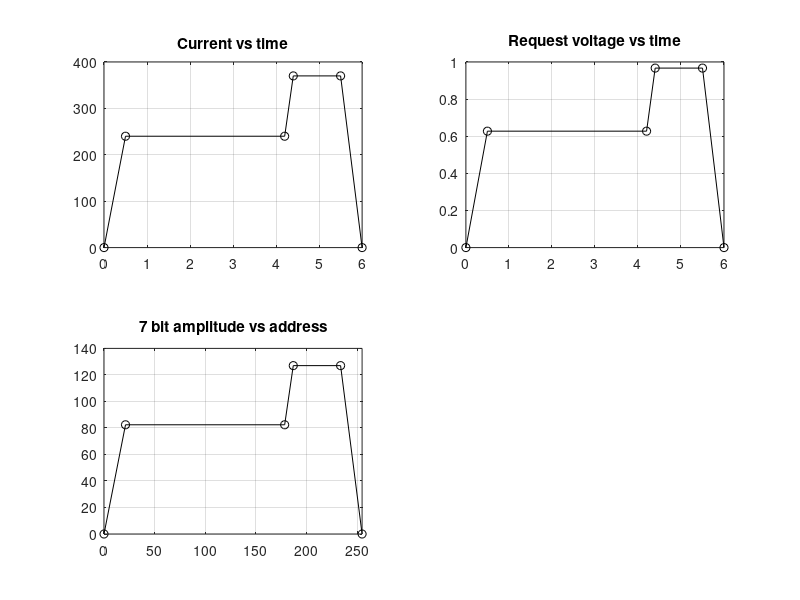

Reproduce this figure in MATLAB.
% Programming the Wavetek SG
clear all
close all

Ymax = 127;
Ymin = 0  ;

Xmin = 0  ;
Xmax = 255;

Ical = 382.6;

CurrentProgram = 5;

switch CurrentProgram
    case 1

    case 2
        I = [0,280 ,280 ,340  ,340  ,0];
        t = [0,0.5 ,4.2 ,4.3  ,5.5  ,6];
    case 3
        I = [0,240 ,240 ,400  ,400  ,0];
        t = [0,0.5 ,4.2 ,4.4  ,5.5  ,6];
    case 4
        I = [0,240 ,240 ,450  ,450  ,0];
        t = [0,0.5 ,4.2 ,4.4  ,5.5  ,6];
    case 5
        I = [0,240 ,240 ,370  ,370  ,0];
        t = [0,0.5 ,4.2 ,4.4  ,5.5  ,6];
end

% Convert the desired current to voltge request level:
V = I/Ical;

% Convert request voltage and time to bits:
Y = V*(Ymax/max(V));
X = t*(Xmax/max(t));

% Plot data
figure
subplot(2,2,1)
plot(t,I,'ko-')
box on
title('Current vs time')
grid on

subplot(2,2,2)
plot(t,V,'ko-')
box on
title('Request voltage vs time')
grid on

subplot(2,2,3)
plot(X,Y,'ko-')
title('7 bit amplitude vs address')
xlim([Xmin,Xmax])
grid on

set(gcf,'color','w','Position',[600  60  500  550])
